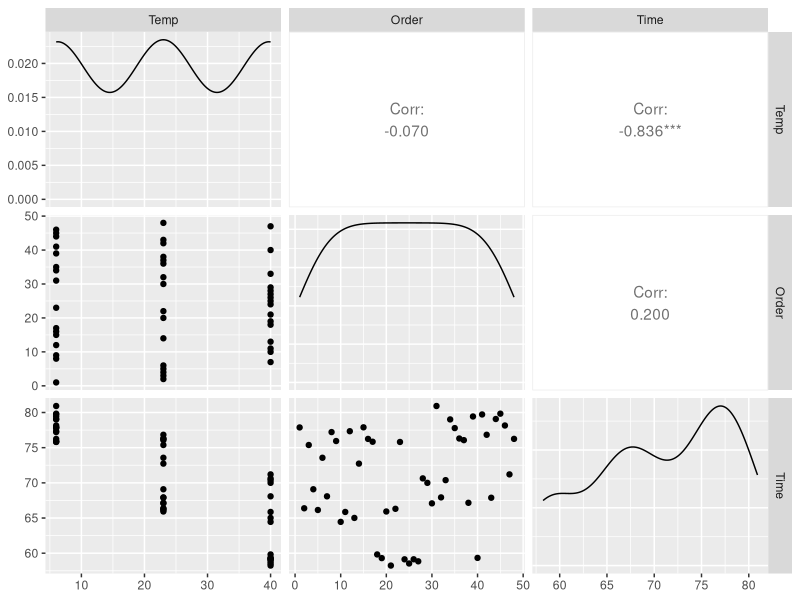
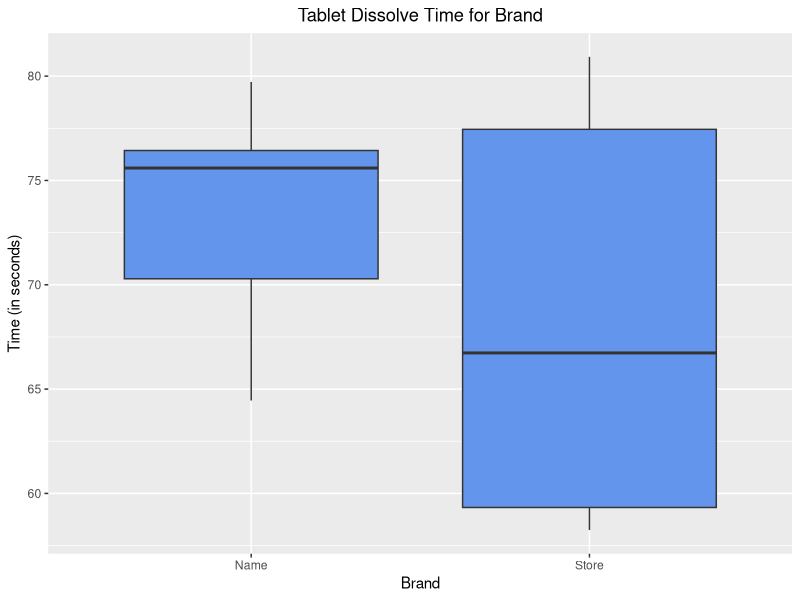
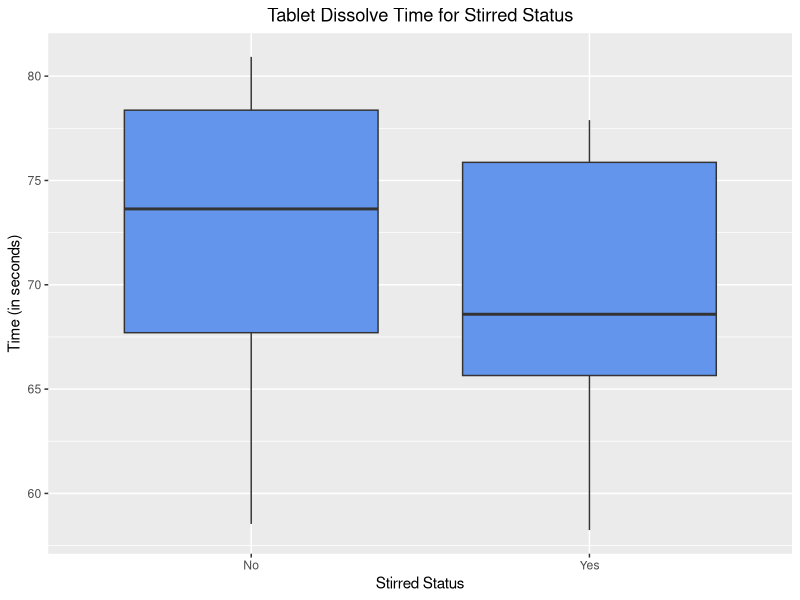
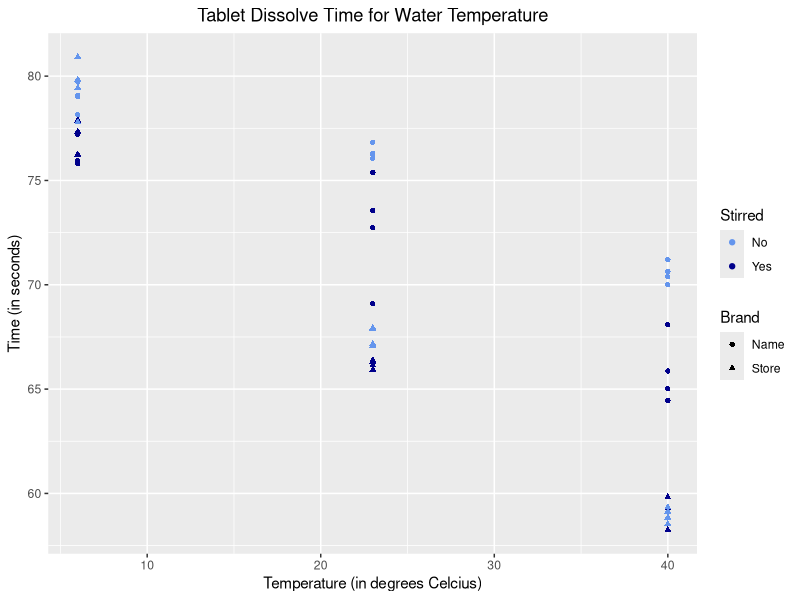
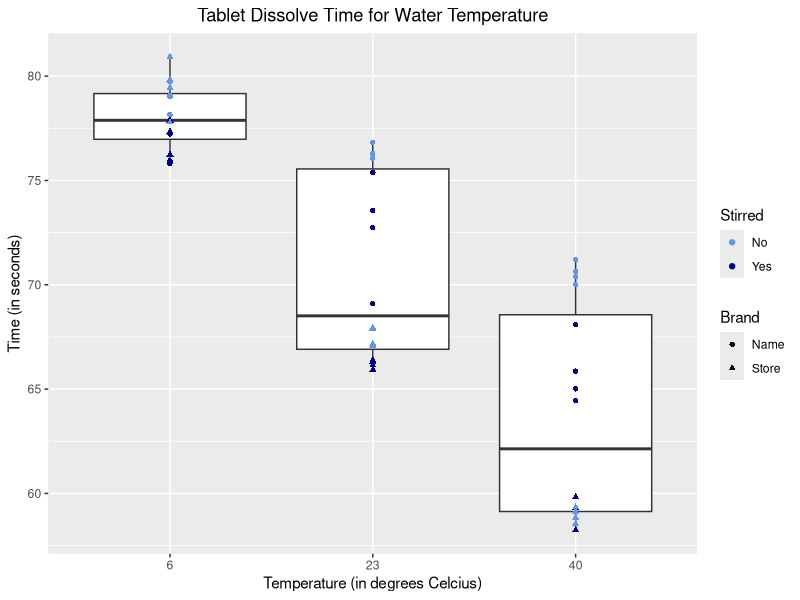
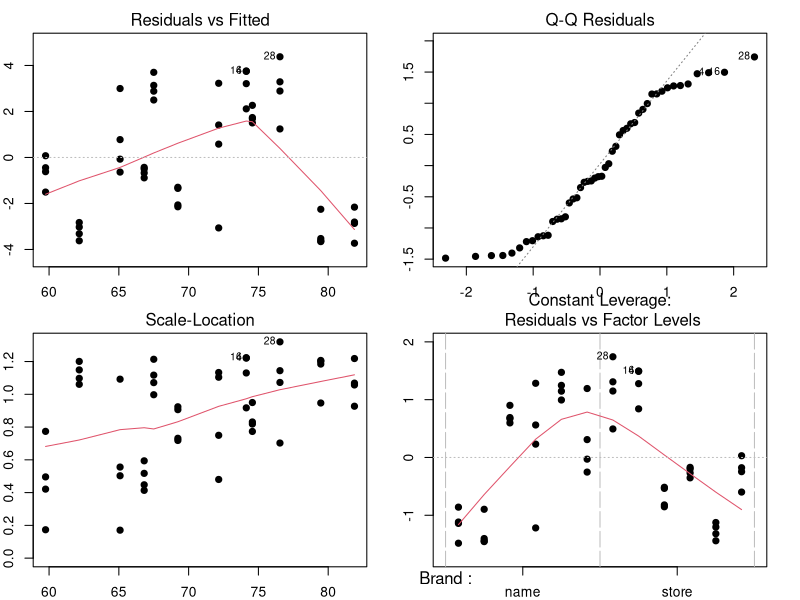
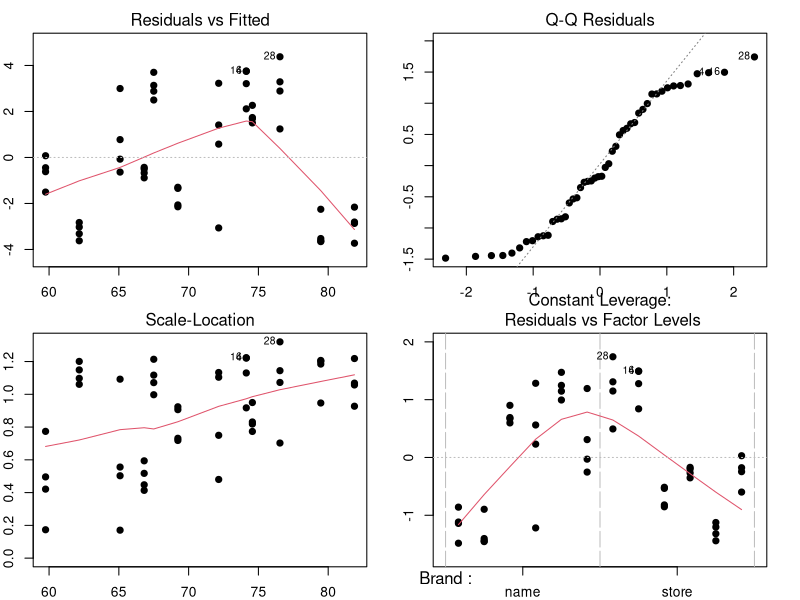
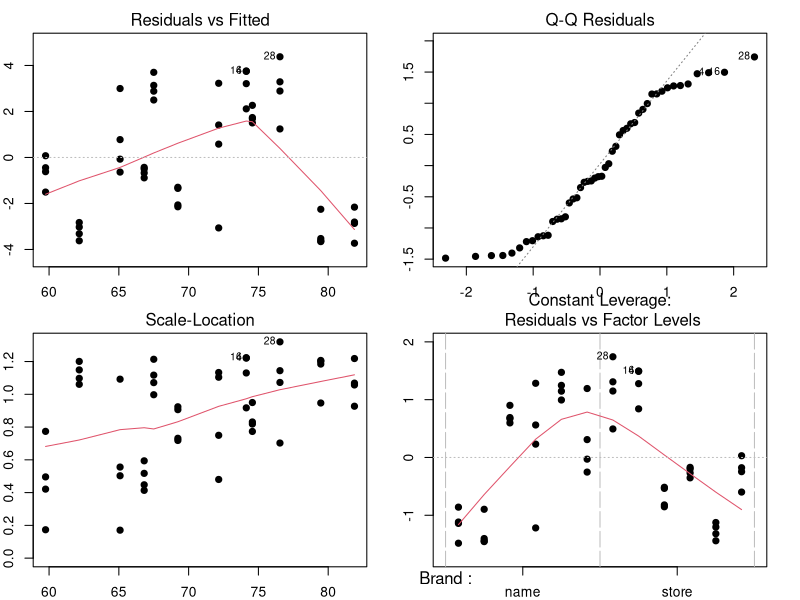

The R script that drew these images, in order:
## ---- chunk 1
library(readr)
library(knitr)
library(dplyr)
library(GGally)
library(ggplot2)
knitr::opts_chunk$set(echo = FALSE, message = FALSE)
## ---- chunk 2
data <- read_csv("effervescence.csv")
data$Brand <- as.factor(data$Brand)
data$Stirred <- as.factor(data$Stirred)
kable(head(data, n = 10), caption = "First 10 Rows of Effervescence Data")
## ---- chunk 3
kable(summary(data), caption = "Summary Stats for Variables", digits = 2)
## ---- chunk 4
corr_data <- data %>%
              select(Temp, Order, Time)
ggpairs(corr_data)+
theme(plot.title = element_text(hjust=0.5)) 
## ---- chunk 5
ggplot(data, aes(x = Brand, y = Time)) + 
  geom_boxplot(fill = "cornflowerblue") + 
  labs(title = "Tablet Dissolve Time for Brand", x = "Brand", y = "Time (in seconds)") +        scale_x_discrete(labels = c("Name", "Store")) +
  theme(plot.title = element_text(hjust=0.5))
## ---- chunk 6
ggplot(data, aes(x = Stirred, y = Time)) + 
  geom_boxplot(fill = "cornflowerblue") + 
  labs(title = "Tablet Dissolve Time for Stirred Status", x = "Stirred Status", y = "Time (in seconds)") + scale_x_discrete(labels = c("No", "Yes")) +
  theme(plot.title = element_text(hjust=0.5))
## ---- chunk 7
ggplot(data, aes(x = Temp, y = Time)) + 
  geom_point(aes(color = Stirred, shape = Brand)) + 
  labs(title = "Tablet Dissolve Time for Water Temperature", 
       x = "Temperature (in degrees Celcius)", 
       y = "Time (in seconds)") + 
  scale_shape_discrete(labels = c("Name", "Store")) + 
  scale_color_manual(values = c("cornflowerblue", "blue4"), labels = c("No", "Yes")) +
  theme(plot.title = element_text(hjust=0.5))
## ---- chunk 8
data$Temp <- as.factor(data$Temp)

ggplot(data, aes(x = Temp, y = Time)) + 
  geom_boxplot() + 
  geom_point(aes(color = Stirred, shape = Brand)) + 
  labs(title = "Tablet Dissolve Time for Water Temperature", 
       x = "Temperature (in degrees Celcius)", 
       y = "Time (in seconds)") + 
  scale_shape_discrete(labels = c("Name", "Store")) + 
  scale_color_manual(values = c("cornflowerblue", "blue4"), labels = c("No", "Yes")) +
  theme(plot.title = element_text(hjust=0.5))
## ---- chunk 9
amod <- aov(Time ~ Brand + Temp + Stirred, data = data)
par(mfrow = c(2,2), mar = c(2, 2, 2, 2))
plot(amod, pch = 19)
par(mfrow = c(1,1), mar = c(5.1, 4.1, 4.1, 2.1))
summary(amod)
## ---- chunk 10
amodint <- aov(Time ~ Brand*Temp*Stirred, data = data)
par(mfrow = c(2,2), mar = c(2, 2, 2, 2))
plot(amod, pch = 19)
par(mfrow = c(1,1), mar = c(5.1, 4.1, 4.1, 2.1))
summary(amodint)
## ---- chunk 11
amodint <- aov(Time ~ Brand + Temp + Stirred + Brand:Temp + Brand:Stirred,data = data)
par(mfrow = c(2,2), mar = c(2, 2, 2, 2))
plot(amod, pch = 19)
par(mfrow = c(1,1), mar = c(5.1, 4.1, 4.1, 2.1))
summary(amodint)
